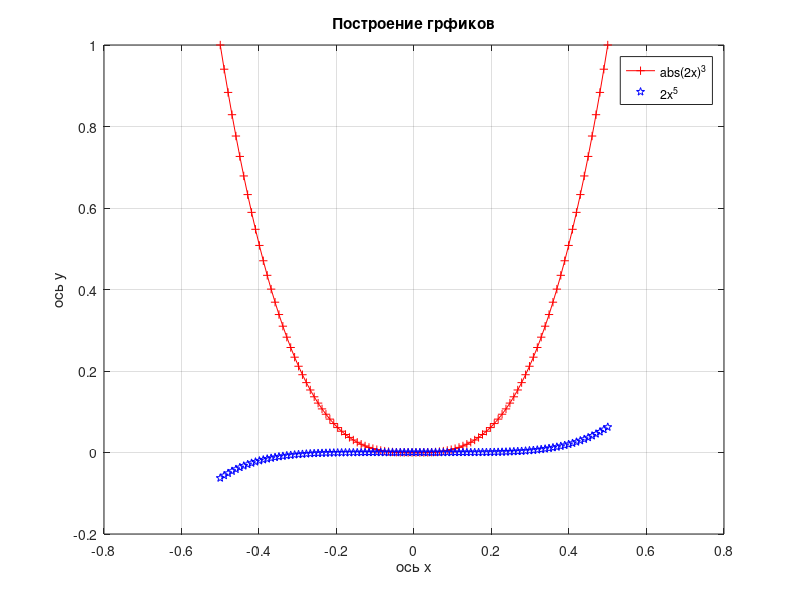

Here is the MATLAB script that generated this plot:
clc
clear variables
close all force

% Задание №4
%
% Построить график двух функций на заданном отрезке. Вывести графики:
%   - в разных окнах,
%   - в одном окне в одних осях,
%   - в одном окне в разных осях.
% Использовать разлиные цвета, стили, подписи, легенду. Нанести сетку.
%
% Вариант - 25 (подзадание 5)
%
% Построить график кусочно-заданной функции, отобразить ветви разными
% цветами и маркерами.
%
% б) В одном окне в одних осях
%

X = linspace(-0.5, 0.5, 100);
F =  abs(2 * X) .^ 3;
G = 2 * X .^ 5;
plot(X, F, '+red-');
hold on
plot(X, G, 'pblue');
legend('abs(2x)^3', '2x^5');
hold off
grid on
xlabel('ось x');
ylabel('ось y');
title('Построение грфиков')
